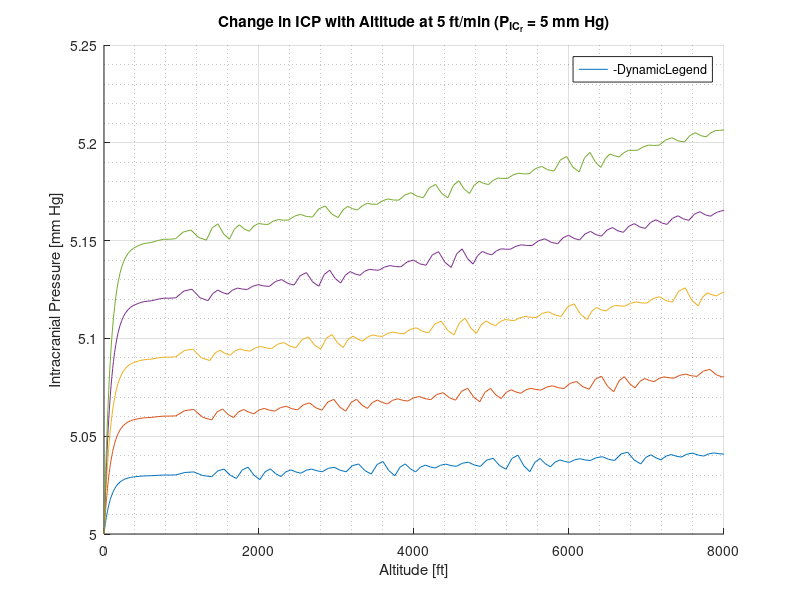

MATLAB code to generate this figure:
% A Mathematical Modelling Study of the Effects of Air Expansion Inside the
% Brain on the Intracranial Pressure

% Monash University Malaysia - Final Year Project
% Written by Viruj BALA SOUPRAMANIEN (27273652)
% Last modified: 29/5/19

% Model 1
% Replicating results from: Andersson et al. (2003) - Air Transport of
% Patients with Intracranial Air: Computer Model of Pressure Effects

clc; clear; close all;

% Table 2 values
PICr=input('Initial resting pressure (mm Hg)? ')*133.322; % Resting pressure (Pa)
PVI=12.6*1e-6; % Pressure-volume index (m^3)
R=16.1*8.0124e9; % Outflow resistance (Pa/(m^3.s))
VIA0=[10 20 30 40 50]*1e-6; % Initial intracranial volume (m^3)
dHdt=input('Ascension rate (ft/min)? ')*0.3048/60; % Rate of ascension (m/s)
Hmax=8000*0.3048; % Maximum altitude (m)

% Numerical constants
a=2257e-8; % Alpha
b=5.264; % Beta
K=1/(0.4343*PVI); % Mathematical constant

for k=1:length(dHdt)
    dt(k)=Hmax/dHdt(k); % Time taken to reach 8000 ft
    for j=1:length(VIA0)
        V=@(t)VIA0(j)./(1-a.*dHdt(k).*t).^b; % Equation 13
        dVdt=@(t)a*b*VIA0(j).*dHdt(k)./((1-a.*dHdt(k).*t).^(b+1)); % Rate of change of intracranial air equation
        for i=1:length(PICr)
            dPdt=@(t,P)(K*P/R)*(PICr(i)+R*dVdt(t)-P); % Equation 8
            [t,P]=ode45(dPdt,[0 dt(k)],PICr(i)); % Solving equation 8
            H{i,j,k}=dHdt(k)*t/0.3048; % Cabin altitude (ft)
            P_IC{i,j,k}=P/133.322; % Intracranial pressure (mm Hg)
            V_IA{i,j,k}=V(t)*1e6; % Intracranial air volume (ml)
            rate{i,j,k}=dVdt(t)*1e9; % Rate of change of volume (ul/s)
        end
    end
end
for z=1:length(dHdt)
    for x=1:length(PICr)
        for y=1:length(VIA0)
            disp(P_IC{x,y,z}(end))
        end
    end
end
%% Plots
clear c d e u v w x y z L X Y lines figs; close all;


PICr=PICr/133.322;
VIA0=VIA0/1e-6;
dHdt=dHdt*60/0.3048;


[u,v,w]=size(P_IC);


for x=1:u
    for y=1:v
        for z=1:w
            
            figure(z)
            hold on
            plot(H{x,y,z},P_IC{x,y,z},'DisplayName',...
                [num2str(VIA0(y)),'ml V_{IA}_{_0}'])
            title(sprintf('Change in ICP with Altitude at %s ft/min (P_{IC}_{_r} = %s mm Hg)',num2str(dHdt(z)),num2str(PICr(x))))
            legend('-DynamicLegend','Location','best')
            xlabel('Altitude [ft]')
            ylabel('Intracranial Pressure [mm Hg]')
            grid on
            grid minor
            
        end
    end
end
